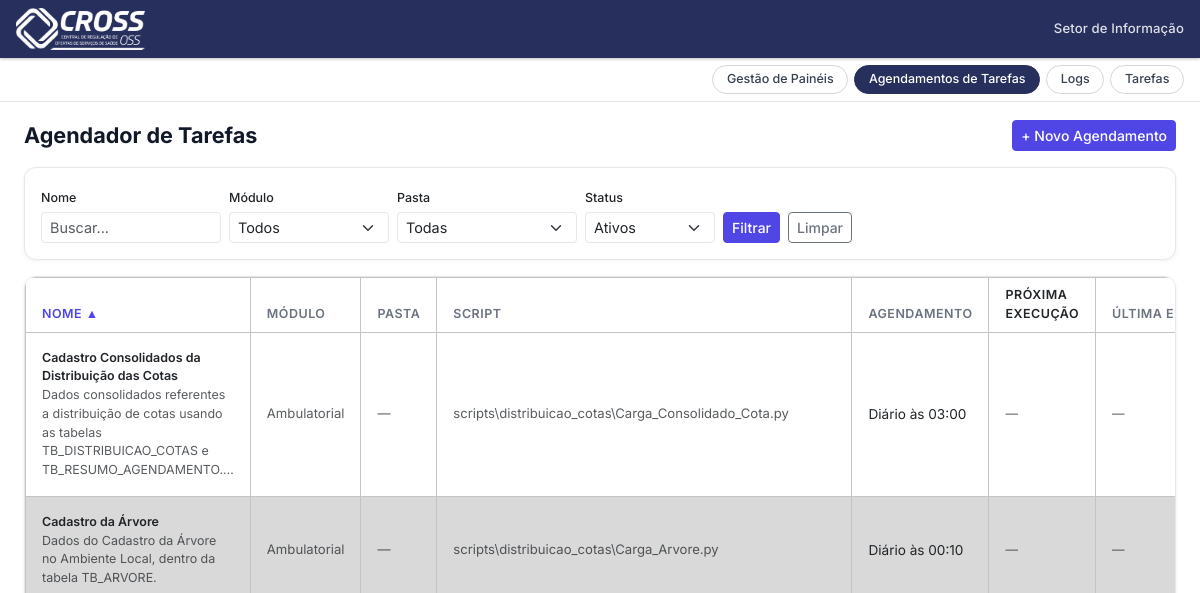
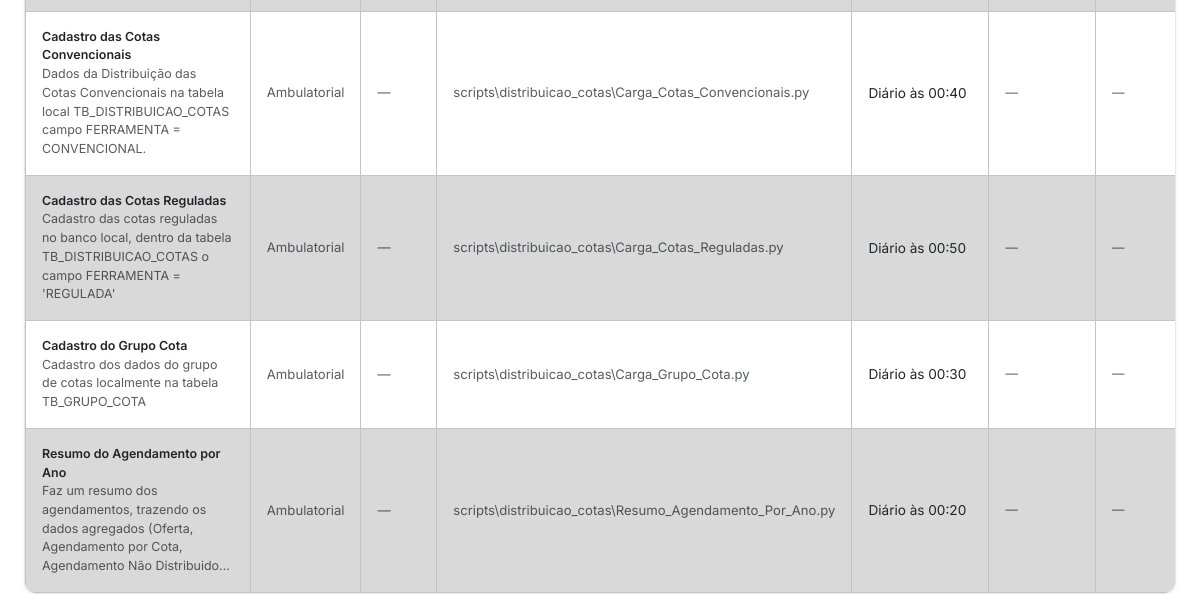
/agendador/, run on an earlier commit of the app's database (2 pictures, top to bottom).
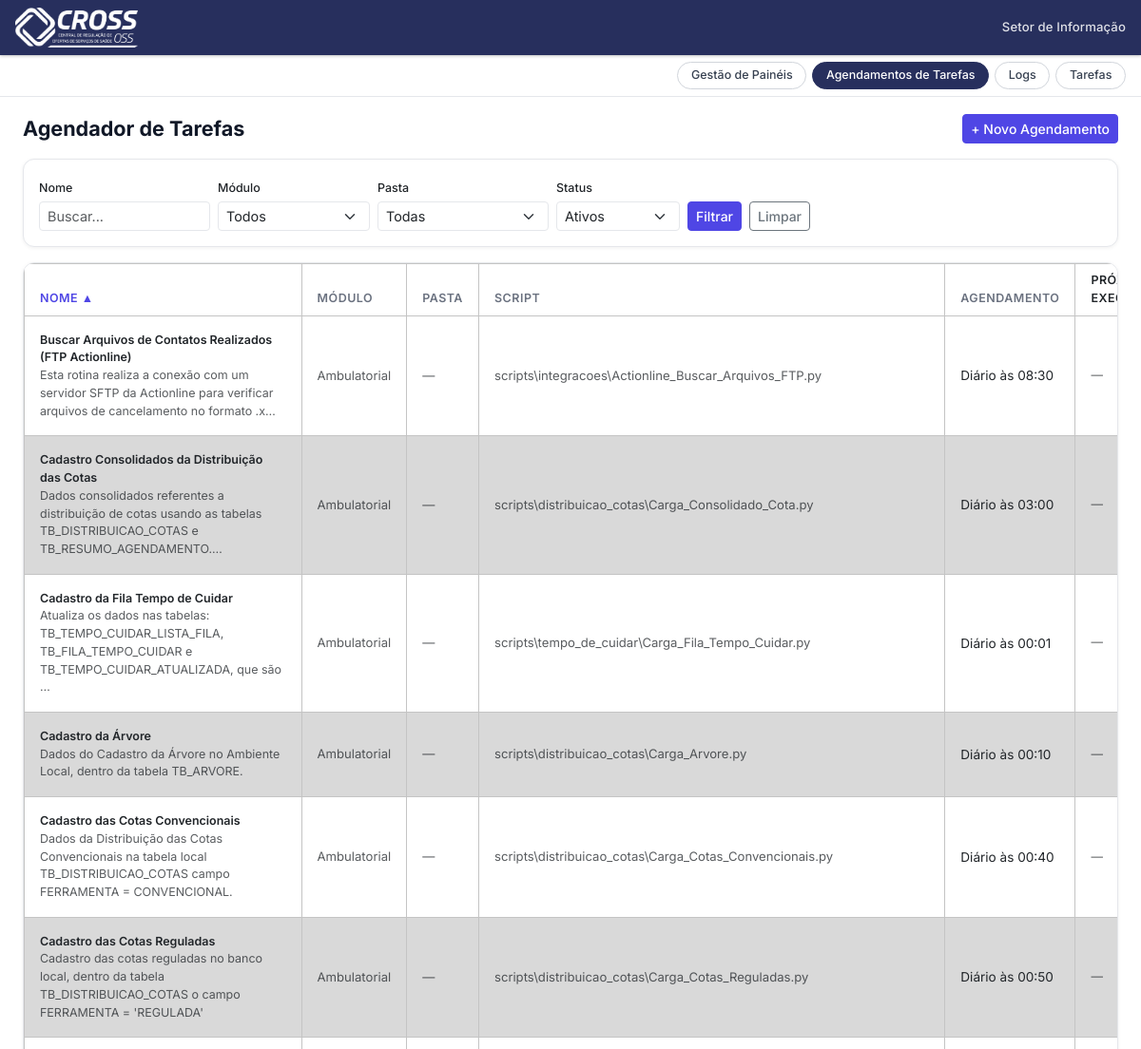
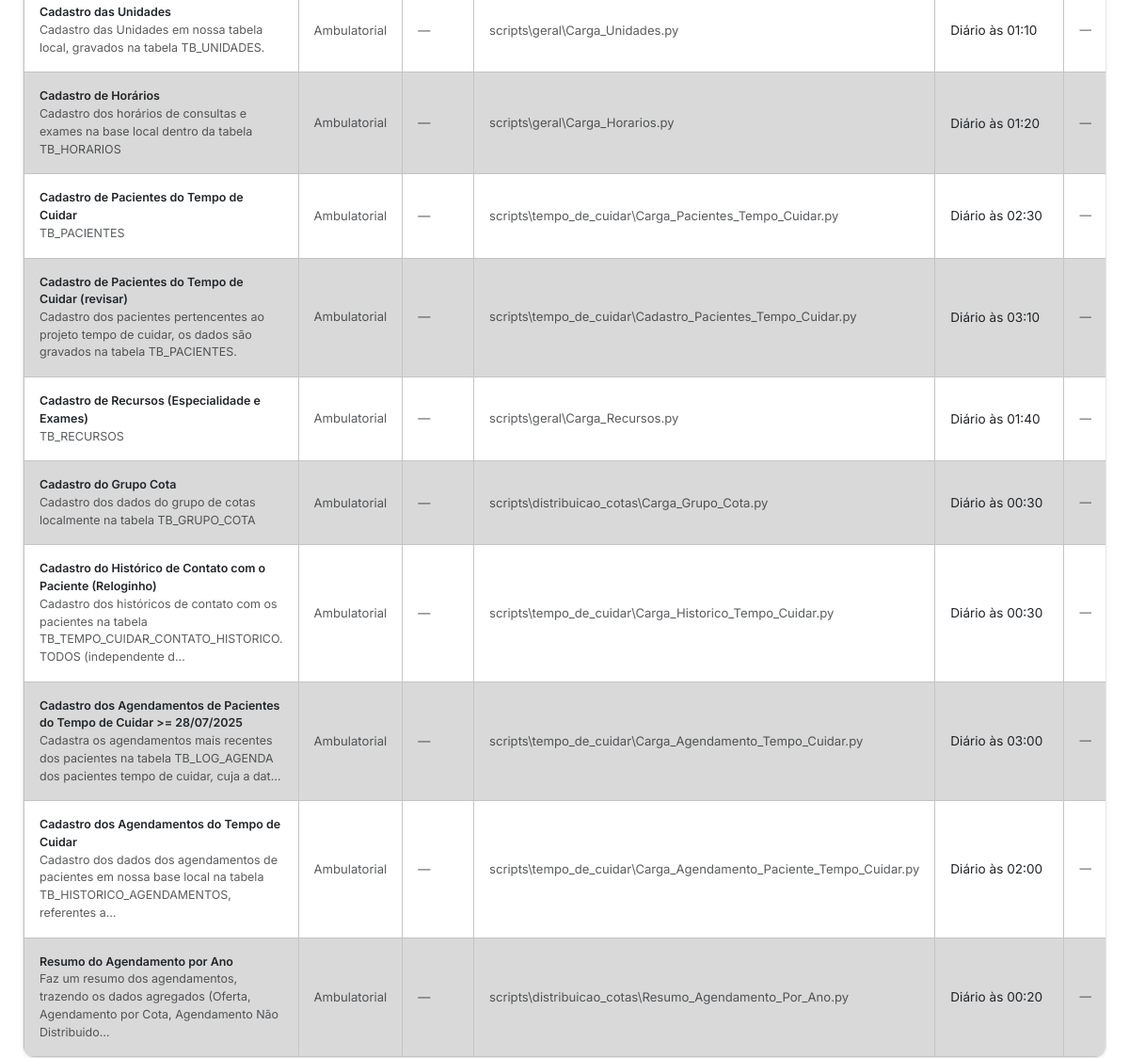
And on a later commit of the database (2 pictures, top to bottom).
### agendador/models.py (models this page shows, shortened)
class TarefaAgendada(models.Model):
    TIPO_CHOICES = [
        ('diario',     'Diário'),
        ('dias_uteis', 'Dias Úteis'),
        ('uma_vez',    'Uma Vez'),
        ('semanal',    'Semanal'),
        ('mensal',     'Mensal'),
        ('intervalo',  'Por Intervalo'),
    ]
    MODULO_CHOICES = [
        ('',                 '— Selecione —'),
        ('ambulatorial',     'Ambulatorial'),
        ('urgencia',         'Urgência'),
        ('leitos_aih',       'Leitos AIH'),
        ('leitos',           'Leitos'),
        ('pre_hospitalar',   'Pré-Hospitalar'),
        ('indicadores',      'Indicadores'),
        ('agendamentos',     'Agendamentos'),
        ('naep',             'NAEP'),
        ('nucleo_oncologia', 'Núcleo de Oncologia'),
        ('oncologia',        'Oncologia'),
    ]
    nome = models.CharField(max_length=200)
    descricao = models.TextField(blank=True)
    modulo = models.CharField(max_length=20, choices=MODULO_CHOICES, blank=True)
    caminho_script = models.CharField(max_length=500)
    argumentos = models.CharField(max_length=500, blank=True)
    tipo_agendamento = models.CharField(max_length=20, choices=TIPO_CHOICES, default='diario')
    horario = models.TimeField(null=True, blank=True)
    data_inicio = models.DateField(null=True, blank=True)
    intervalo_minutos = models.PositiveIntegerField(null=True, blank=True)
    dias_semana = models.CharField(max_length=30, blank=True, default='')   # 'mon,wed,fri'
    repetir_semanas = models.PositiveIntegerField(default=1)
    dias_mes = models.CharField(max_length=100, blank=True, default='')     # '1,15'
    meses_execucao = models.CharField(max_length=50, blank=True, default='*')  # '1,6,12' ou '*'
    observacoes = models.TextField(blank=True)
    ativa = models.BooleanField(default=True)
    criada_em = models.DateTimeField(auto_now_add=True)
    atualizada_em = models.DateTimeField(auto_now=True)
    ultima_execucao = models.DateTimeField(null=True, blank=True)
    class Meta:
        ordering = ['-criada_em']
        verbose_name = 'Tarefa Agendada'
        verbose_name_plural = 'Tarefas Agendadas'
    @property
    def pasta(self):
        from pathlib import Path
        partes = Path(self.caminho_script).parts if self.caminho_script else []
        return partes[1] if len(partes) >= 2 else '—'
    @property
    def nome_script(self):
        from pathlib import Path
        return Path(self.caminho_script).name if self.caminho_script else '—'
    def descricao_agendamento(self):
        h = self.horario.strftime('%H:%M') if self.horario else '—'
        tipo = self.tipo_agendamento
        if tipo == 'diario':
            return f'Diário às {h}'

### agendador/views.py (the view)
# urls.py: path('', views.lista_agendadas, name='lista_agendadas'),
def lista_agendadas(request):
    from .forms import _pasta_choices
    filtro_nome   = request.GET.get('nome', '').strip()
    filtro_modulo = request.GET.get('modulo', '').strip()
    filtro_pasta  = request.GET.get('pasta', '').strip()
    filtro_status = request.GET.get('status', 'ativo')  # padrão: apenas ativos
    ordem    = request.GET.get('ordem', 'nome')
    direcao  = request.GET.get('dir', 'asc')
    campo_db = COLUNAS_ORDEM.get(ordem, 'nome')
    prefixo  = '-' if direcao == 'desc' else ''
    qs = TarefaAgendada.objects.all()
    if filtro_nome:
        qs = qs.filter(nome__icontains=filtro_nome)
    if filtro_modulo:
        qs = qs.filter(modulo=filtro_modulo)
    if filtro_pasta:
        qs = qs.filter(caminho_script__icontains=filtro_pasta)
    if filtro_status == 'ativo':
        qs = qs.filter(ativa=True)
    elif filtro_status == 'inativo':
        qs = qs.filter(ativa=False)
    tarefas = list(qs.order_by(f'{prefixo}{campo_db}'))
    _proximas(tarefas)
    colunas = [
        ('nome',            'Nome',             '18%'),
        ('modulo',          'Módulo',            '8%'),
        ('pasta',           'Pasta',             '9%'),
        ('script',          'Script',            '10%'),
        ('agendamento',     'Agendamento',       '11%'),
        ('',                'Próxima execução',  '9%'),
        ('ultima_execucao', 'Última execução',   '9%'),
        ('status',          'Status',            '6%'),
        ('',                'Ações',             '200px'),
    ]
    return render(request, 'agendador/lista.html', {
        'tarefas':       tarefas,
        'ordem':         ordem,
        'direcao':       direcao,
        'colunas':       colunas,
        'filtro_nome':   filtro_nome,
        'filtro_modulo': filtro_modulo,
        'filtro_pasta':  filtro_pasta,
        'filtro_status': filtro_status,
        'modulo_choices': TarefaAgendada.MODULO_CHOICES[1:],
        'pasta_choices':  _pasta_choices()[1:],
    })

### agendador/forms.py (called while the page is built)
def _pasta_choices():
    scripts_dir = settings.BASE_DIR / 'scripts'
    if not scripts_dir.exists():
        return [('', '— Selecione a pasta —')]
    pastas = sorted(p.name for p in scripts_dir.iterdir() if p.is_dir() and not p.name.startswith('.'))
    return [('', '— Selecione a pasta —')] + [(p, p) for p in pastas]

### agendador/scheduler.py (called while the page is built)
def proxima_execucao(tarefa_id):
    job = scheduler.get_job(f'tarefa_{tarefa_id}')
    return job.next_run_time if job else None

### agendador/views.py (called while the page is built)
def _proximas(tarefas):
    for t in tarefas:
        t.proxima_execucao = sched.proxima_execucao(t.pk) if t.ativa else None
    return tarefas

### agendador/templates/agendador/lista.html (shortened to what the changed rows need)
{% extends 'base.html' %}
{% load static %}
{% block container_style %}max-width:98%;{% endblock %}
{% block content %}
<div class="d-flex justify-content-between align-items-center mb-3">
    <h2 class="mb-0">Agendador de Tarefas</h2>
</div>
{% if tarefas %}
<div class="card p-0" style="overflow-x:auto;">
    <table class="table table-hover mb-0" style="font-size:.875rem; width:100%;">
        <thead style="background:#f3f4f6; font-size:.8rem; color: var(--cor-texto-suave); text-transform:uppercase; letter-spacing:.04em;">
            <tr>
                {% for col, label, w in colunas %}
                <th class="px-3 py-2 fw-semibold" style="width:{{ w }};">
                    {% if col %}
                        {% with f="nome="|add:filtro_nome|add:"&modulo="|add:filtro_modulo|add:"&pasta="|add:filtro_pasta|add:"&status="|add:filtro_status %}
                        {% if ordem == col %}
                            {% if direcao == 'asc' %}
                                <a href="?{{ f }}&ordem={{ col }}&dir=desc" class="col-sort col-sort-ativo">{{ label }} ▲</a>
                            {% else %}
                                <a href="?{{ f }}&ordem={{ col }}&dir=asc" class="col-sort col-sort-ativo">{{ label }} ▼</a>
                            {% endif %}
                        {% else %}
                            <a href="?{{ f }}&ordem={{ col }}&dir=asc" class="col-sort">{{ label }}</a>
                        {% endif %}
                        {% endwith %}
                    {% else %}
                        {{ label }}
                    {% endif %}
                </th>
                {% endfor %}
            </tr>
        </thead>
        <tbody>
        {% for t in tarefas %}
        <tr style="vertical-align:middle;">
            <td class="px-3 py-3 fw-semibold">
                {{ t.nome }}
                {% if t.descricao %}
                <div class="text-muted fw-normal" style="font-size:.78rem;">{{ t.descricao|truncatechars:120 }}</div>
                {% endif %}
            </td>
            <td class="px-3 py-3 text-muted" style="font-size:.82rem;">
                {{ t.get_modulo_display|default:"—" }}
            </td>
            <td class="px-3 py-3 text-muted" style="font-size:.82rem;">
                {{ t.pasta }}
            </td>
            <td class="px-3 py-3 text-muted" style="font-size:.82rem;">
                {{ t.nome_script }}
            </td>
            <td class="px-3 py-3" style="font-size:.85rem;">
                {{ t.descricao_agendamento }}
            </td>
            <td class="px-3 py-3 text-muted">
                {% if t.proxima_execucao %}
                    {{ t.proxima_execucao|date:"d/m/Y H:i" }}
                {% else %}—{% endif %}
            </td>
            <td class="px-3 py-3 text-muted">
                {% if t.ultima_execucao %}
                    {{ t.ultima_execucao|date:"d/m/Y H:i" }}
                {% else %}—{% endif %}
            </td>
        </tr>
        {% endfor %}
        </tbody>
    </table>
</div>
{% endif %}
{% endblock %}

What changed in the data, as far as the page shows it:
added TarefaAgendada: nome "Buscar Arquivos de Contatos Realizados (FTP Actionline)", descricao "Esta rotina realiza a conexão com um servidor SFTP da Actionline para verificar arquivos de cancelamento no formato .x…", modulo "Ambulatorial", pasta "—", nome_script "scripts\\integracoes\\Actionline_Buscar_Arquivos_FTP.py", descricao_agendamento "Diário às 08:30"
changed TarefaAgendada "scripts\\distribuicao_cotas\\Carga_Consolidado_Cota.py": no longer shows "—"
added TarefaAgendada: nome "Cadastro da Fila Tempo de Cuidar", descricao "Atualiza os dados nas tabelas: TB_TEMPO_CUIDAR_LISTA_FILA, TB_FILA_TEMPO_CUIDAR e TB_TEMPO_CUIDAR_ATUALIZADA, que são …", modulo "Ambulatorial", pasta "—", nome_script "scripts\\tempo_de_cuidar\\Carga_Fila_Tempo_Cuidar.py", descricao_agendamento "Diário às 00:01"
changed TarefaAgendada "Diário às 00:10": no longer shows "—"
changed TarefaAgendada "Diário às 00:40": no longer shows "—"
changed TarefaAgendada "Diário às 00:50": no longer shows "—"
added TarefaAgendada: nome "Cadastro das Unidades", descricao "Cadastro das Unidades em nossa tabela local, gravados na tabela TB_UNIDADES.", modulo "Ambulatorial", pasta "—", nome_script "scripts\\geral\\Carga_Unidades.py", descricao_agendamento "Diário às 01:10"
added TarefaAgendada: nome "Cadastro de Horários", descricao "Cadastro dos horários de consultas e exames na base local dentro da tabela TB_HORARIOS", modulo "Ambulatorial", pasta "—", nome_script "scripts\\geral\\Carga_Horarios.py", descricao_agendamento "Diário às 01:20"
added TarefaAgendada: nome "Cadastro de Pacientes do Tempo de Cuidar", descricao "TB_PACIENTES", modulo "Ambulatorial", pasta "—", nome_script "scripts\\tempo_de_cuidar\\Carga_Pacientes_Tempo_Cuidar.py", descricao_agendamento "Diário às 02:30"
added TarefaAgendada: nome "Cadastro de Pacientes do Tempo de Cuidar (revisar)", descricao "Cadastro dos pacientes pertencentes ao projeto tempo de cuidar, os dados são gravados na tabela TB_PACIENTES.", modulo "Ambulatorial", pasta "—", nome_script "scripts\\tempo_de_cuidar\\Cadastro_Pacientes_Tempo_Cuidar.py", descricao_agendamento "Diário às 03:10"
added TarefaAgendada: nome "Cadastro de Recursos (Especialidade e Exames)", descricao "TB_RECURSOS", modulo "Ambulatorial", pasta "—", nome_script "scripts\\geral\\Carga_Recursos.py", descricao_agendamento "Diário às 01:40"
changed TarefaAgendada "scripts\\distribuicao_cotas\\Carga_Grupo_Cota.py": no longer shows "—"
added TarefaAgendada: nome "Cadastro do Histórico de Contato com o Paciente (Reloginho)", descricao "Cadastro dos históricos de contato com os pacientes na tabela TB_TEMPO_CUIDAR_CONTATO_HISTORICO. TODOS (independente d…", modulo "Ambulatorial", pasta "—", nome_script "scripts\\tempo_de_cuidar\\Carga_Historico_Tempo_Cuidar.py", descricao_agendamento "Diário às 00:30"
added TarefaAgendada: nome "Cadastro dos Agendamentos de Pacientes do Tempo de Cuidar >= 28/07/2025", descricao "Cadastra os agendamentos mais recentes dos pacientes na tabela TB_LOG_AGENDA dos pacientes tempo de cuidar, cuja a dat…", modulo "Ambulatorial", pasta "—", nome_script "scripts\\tempo_de_cuidar\\Carga_Agendamento_Tempo_Cuidar.py", descricao_agendamento "Diário às 03:00"
added TarefaAgendada: nome "Cadastro dos Agendamentos do Tempo de Cuidar", descricao "Cadastro dos dados dos agendamentos de pacientes em nossa base local na tabela TB_HISTORICO_AGENDAMENTOS, referentes a…", modulo "Ambulatorial", pasta "—", nome_script "scripts\\tempo_de_cuidar\\Carga_Agendamento_Paciente_Tempo_Cuidar.py", descricao_agendamento "Diário às 02:00"
changed TarefaAgendada "Diário às 00:20": no longer shows "—"
Also different on the page:
list line gone: "ÚLTIMA…"
